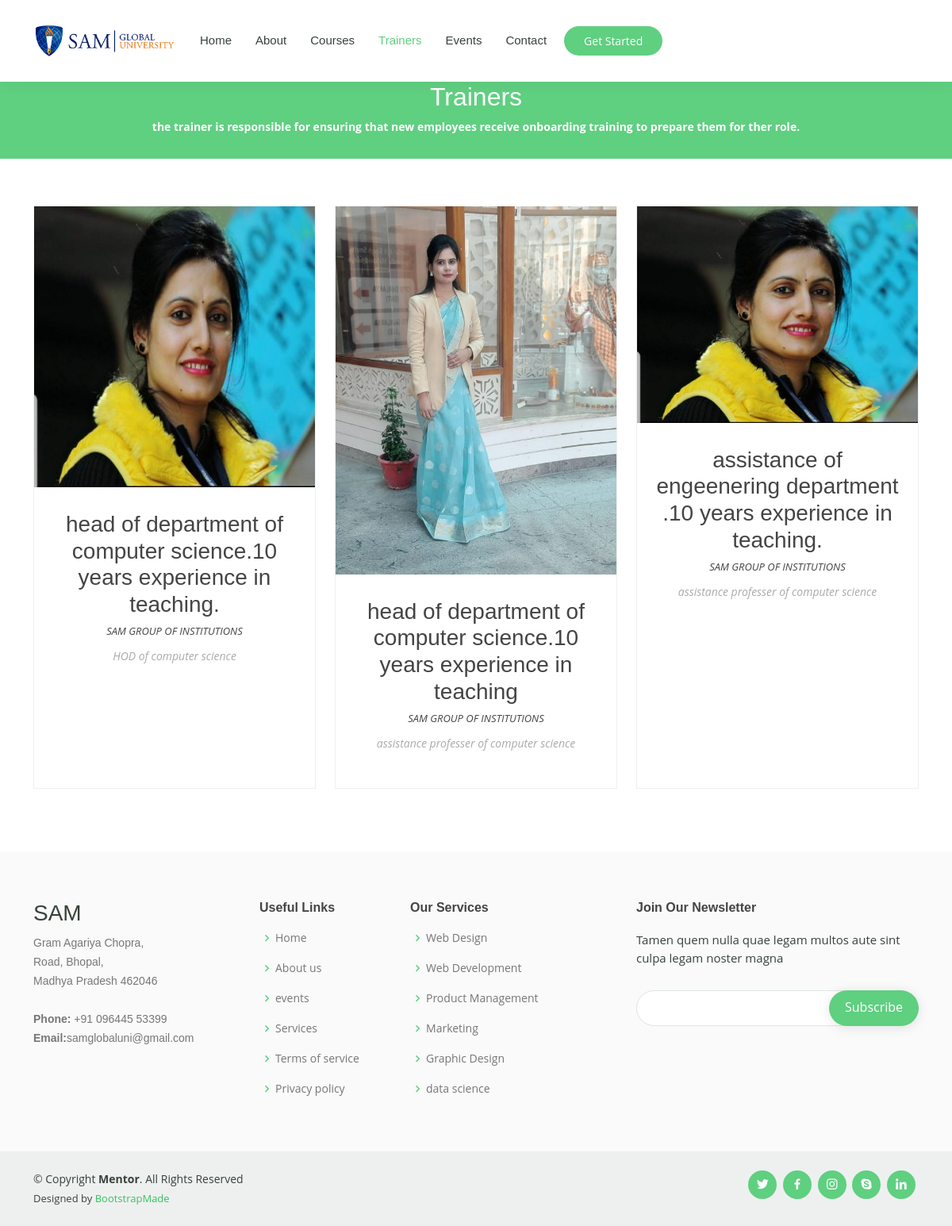
Page /trainer on the committed database.
### jj/models.py (models this page shows)
class train (models.Model):
    image1=models.ImageField (upload_to="images")
    image2=models.ImageField(upload_to="images")
    image3=models.ImageField(upload_to="images",default="")
    h1=models.CharField(max_length=500,default="")
    h2=models.CharField(max_length=500,default="")
    h3=models.CharField(max_length=500,default="")
    p1=models.CharField(max_length=400,default="")
    p2=models.CharField(max_length=400,default="")
    p3=models.CharField(max_length=400,default="")
    sh1=models.CharField(max_length=200,default="")
    sh2=models.CharField(max_length=200,default="")
    sh3=models.CharField(max_length=200,default="")

### jj/views.py (the view)
# urls.py: path('trainer',views.trainer,name="trainer")
def trainer(request):
       allpost=train.objects.all()
       context={'allposts':allpost}
       return render(request,'trainer.html',context)

### templates/trainer.html (shortened to what this page needs)
{% load static %}
<!DOCTYPE html>
<html lang="en">
<head>
  <link href="static/assets/vendor/animate.css/animate.min.css" rel="stylesheet">
  <link href="static/assets/vendor/aos/aos.css" rel="stylesheet">
  <link href="static/assets/vendor/bootstrap/css/bootstrap.min.css" rel="stylesheet">
  <link href="static/assets/vendor/bootstrap-icons/bootstrap-icons.css" rel="stylesheet">
  <link href="static/assets/vendor/boxicons/css/boxicons.min.css" rel="stylesheet">
  <link href="static/assets/vendor/remixicon/remixicon.css" rel="stylesheet">
  <link href="static/assets/vendor/swiper/swiper-bundle.min.css" rel="stylesheet">
  <link href="static/assets/css/style.css" rel="stylesheet">
</head>
<body>
  <header id="header" class="fixed-top">
    <div class="container d-flex align-items-center">
      <img src="static/imgq/download.png" alt="" width="180">
      <nav id="navbar" class="navbar order-last order-lg-0">
        <ul>
          <li><a href="/">Home</a></li>
          <li><a href="/about">About</a></li>
          <li><a href="/courses">Courses</a></li>
          <li><a class="active" href="/trainer">Trainers</a></li>
          <li><a href="/events">Events</a></li>
          <li><a href="/contact">Contact</a></li>
        </ul>
      </nav>
      <a href="static/courses.html" class="get-started-btn">Get Started</a>
    </div>
  </header>
  <main id="main" data-aos="fade-in">
    <div class="breadcrumbs">
      <div class="container">
        <h2>Trainers</h2>
        <p> <b>the trainer is responsible for ensuring that new employees receive onboarding training to prepare them for ther role.</b></p>
        </div>
    </div>
    {% for post in allposts  %}
    <section id="trainers" class="trainers">
      <div class="container" data-aos="fade-up">
        <div class="row" data-aos="zoom-in" data-aos-delay="100">
          <div class="col-lg-4 col-md-6 d-flex align-items-stretch">
            <div class="member">
              <img src="{{post.image1.url}}" class="img-fluid" alt="" height="200px">
              <div class="member-content">
                <h3>{{post.h1}}</h3>
                <span>{{post.sh1}}</span>
                <p>
                {{post.p1}}
                </p>
              </div>
            </div>
          </div>
          <div class="col-lg-4 col-md-6 d-flex align-items-stretch">
            <div class="member">
              <img src="{{post.image2.url}}" class="img-fluid" alt="" height="200px">
              <div class="member-content">
                <h3>{{post.h2}}</h3>
                <span>{{post.sh2}}</span>
                <p>
                {{post.p2}}
                </p>
              </div>
            </div>
          </div>
          <div class="col-lg-4 col-md-6 d-flex align-items-stretch">
            <div class="member">
              <img src="{{post.image3.url}}" class="img-fluid" alt=""height="200">
              <div class="member-content">
                <h3>{{post.h3}}</h3>
                <span>{{post.sh3}}</span>
                <p>
               {{post.p3}}
                </p>
              </div>
            </div>
          </div>
        </div>
      </div>
    </section>
{%endfor%}
  </main>
  <footer id="footer">
    <div class="footer-top">
      <div class="container">
        <div class="row">
          <div class="col-lg-3 col-md-6 footer-contact">
            <h3>SAM</h3>
            <p>
              Gram Agariya Chopra, <br>
              Road, Bhopal,<br>
               Madhya Pradesh 462046<br><br>
              <strong>Phone:</strong>  +91 096445 53399<br>
              <strong>Email:</strong>samglobaluni@gmail.com<br>
            </p>
          </div>
          <div class="col-lg-2 col-md-6 footer-links">
            <h4>Useful Links</h4>
            <ul>
              <li><i class="bx bx-chevron-right"></i> <a href="#">Home</a></li>
              <li><i class="bx bx-chevron-right"></i> <a href="#">About us</a></li>
              <li><i class="bx bx-chevron-right"></i> <a href="#">events</a></li>
              <li><i class="bx bx-chevron-right"></i> <a href="#">Services</a></li>
              <li><i class="bx bx-chevron-right"></i> <a href="#">Terms of service</a></li>
              <li><i class="bx bx-chevron-right"></i> <a href="#">Privacy policy</a></li>
            </ul>
          </div>
          <div class="col-lg-3 col-md-6 footer-links">
            <h4>Our Services</h4>
            <ul>
              <li><i class="bx bx-chevron-right"></i> <a href="#">Web Design</a></li>
              <li><i class="bx bx-chevron-right"></i> <a href="#">Web Development</a></li>
              <li><i class="bx bx-chevron-right"></i> <a href="#">Product Management</a></li>
              <li><i class="bx bx-chevron-right"></i> <a href="#">Marketing</a></li>
              <li><i class="bx bx-chevron-right"></i> <a href="#">Graphic Design</a></li>
              <li><i class="bx bx-chevron-right"></i> <a href="#">data science </a></li>
            </ul>
          </div>
          <div class="col-lg-4 col-md-6 footer-newsletter">
            <h4>Join Our Newsletter</h4>
            <p>Tamen quem nulla quae legam multos aute sint culpa legam noster magna</p>
            <form action="" method="post">
              <input type="email" name="email"><input type="submit" value="Subscribe">
            </form>
          </div>
        </div>
      </div>
    </div>
    <div class="container d-md-flex py-4">
      <div class="me-md-auto text-center text-md-start">
        <div class="copyright">
          &copy; Copyright <strong><span>Mentor</span></strong>. All Rights Reserved
        </div>
        <div class="credits">
          Designed by <a href="https://bootstrapmade.com/">BootstrapMade</a>
        </div>
      </div>
      <div class="social-links text-center text-md-right pt-3 pt-md-0">
        <a href="#" class="twitter"><i class="bx bxl-twitter"></i></a>
        <a href="#" class="facebook"><i class="bx bxl-facebook"></i></a>
        <a href="#" class="instagram"><i class="bx bxl-instagram"></i></a>
        <a href="#" class="google-plus"><i class="bx bxl-skype"></i></a>
        <a href="#" class="linkedin"><i class="bx bxl-linkedin"></i></a>
      </div>
    </div>
  </footer>
</body>
</html>

### static/assets/css/style.css (style rules this page uses)
body { font-family: "Open Sans", sans-serif; color: #444444; }
a { color: #5fcf80; text-decoration: none; }
h1, h2, h3, h4, h5, h6 { font-family: "Raleway", sans-serif; }
#header { background: #fff; transition: all 0.5s; z-index: 997; padding: 15px 0; box-shadow: 0px 0 18px rgba(55, 66, 59, 0.08); }
.get-started-btn { margin-left: 22px; background: #5fcf80; color: #fff; border-radius: 50px; padding: 8px 25px; white-space: nowrap; transition: 0.3s; font-size: 14px; display: inline-block; }
.navbar { padding: 0; }
.navbar ul { margin: 0; padding: 0; display: flex; list-style: none; align-items: center; }
.navbar li { position: relative; }
.navbar a, .navbar a:focus { display: flex; align-items: center; justify-content: space-between; padding: 10px 0 10px 30px; font-family: "Poppins", sans-serif; font-size: 15px; font-weight: 500; color: #37423b; white-space: nowrap; transition: 0.3s; }
.navbar a:hover, .navbar .active, .navbar .active:focus, .navbar li:hover>a { color: #5fcf80; }
section { padding: 60px 0; overflow: hidden; }
.breadcrumbs { margin-top: 73px; text-align: center; background: #5fcf80; padding: 30px 0; color: #fff; }
.breadcrumbs h2 { font-size: 32px; font-weight: 500; }
.breadcrumbs p { font-size: 14px; margin-bottom: 0; }
.trainers .member { text-align: center; margin-bottom: 20px; background: #fff; border: 1px solid #eef0ef; }
.trainers .member img { margin: -1px -1px 30px -1px; }
.trainers .member .member-content { padding: 0 20px 30px 20px; }
.trainers .member span { font-style: italic; display: block; font-size: 13px; }
.trainers .member p { padding-top: 10px; font-size: 14px; font-style: italic; color: #aaaaaa; }
#footer { color: #37423b; font-size: 14px; background: #eef0ef; }
#footer .footer-top { padding: 60px 0 30px 0; background: #f9faf9; }
#footer .footer-top .footer-contact { margin-bottom: 30px; }
#footer .footer-top .footer-contact p { font-size: 14px; line-height: 24px; margin-bottom: 0; font-family: "Raleway", sans-serif; color: #777777; }
#footer .footer-top h4 { font-size: 16px; font-weight: bold; color: #444444; position: relative; padding-bottom: 12px; }
#footer .footer-top .footer-links { margin-bottom: 30px; }
#footer .footer-top .footer-links ul { list-style: none; padding: 0; margin: 0; }
#footer .footer-top .footer-links ul i { padding-right: 2px; color: #5fcf80; font-size: 18px; line-height: 1; }
#footer .footer-top .footer-links ul li { padding: 10px 0; display: flex; align-items: center; }
#footer .footer-top .footer-links ul li:first-child { padding-top: 0; }
#footer .footer-top .footer-links ul a { color: #777777; transition: 0.3s; display: inline-block; line-height: 1; }
#footer .footer-newsletter { font-size: 15px; }
#footer .footer-newsletter h4 { font-size: 16px; font-weight: bold; color: #444444; position: relative; padding-bottom: 12px; }
#footer .footer-newsletter form { margin-top: 30px; background: #fff; padding: 6px 10px; position: relative; border-radius: 50px; text-align: left; border: 1px solid #e0e5e2; }
#footer .footer-newsletter form input[type=email] { border: 0; padding: 4px 8px; width: calc(100% - 100px); }
#footer .footer-newsletter form input[type=submit] { position: absolute; top: -1px; right: -1px; bottom: -1px; border: 0; background: none; font-size: 16px; padding: 0 20px 2px 20px; background: #5fcf80; color: #fff; transition: 0.3s; border-radius: 50px; box-shadow: 0px 2px 15px rgba(0, 0, 0, 0.1); }
#footer .credits { padding-top: 5px; font-size: 13px; }
#footer .credits a { color: #3ac162; transition: 0.3s; }
#footer .social-links a { font-size: 18px; display: inline-block; background: #5fcf80; color: #fff; line-height: 1; padding: 8px 0; margin-right: 4px; border-radius: 50%; text-align: center; width: 36px; height: 36px; transition: 0.3s; }

### rows in the picture
train: image1 (picture), h1 "head of department of computer science.10 years experience in teaching.", sh1 "SAM GROUP OF INSTITUTIONS", p1 "HOD of computer science", image2 (picture), h2 "head of department of computer science.10 years experience in teaching", sh2 "SAM GROUP OF INSTITUTIONS", p2 "assistance professer of computer science", image3 (picture), h3 "assistance of engeenering department .10 years experience in teaching.", sh3 "SAM GROUP OF INSTITUTIONS", p3 "assistance professer of computer science"
